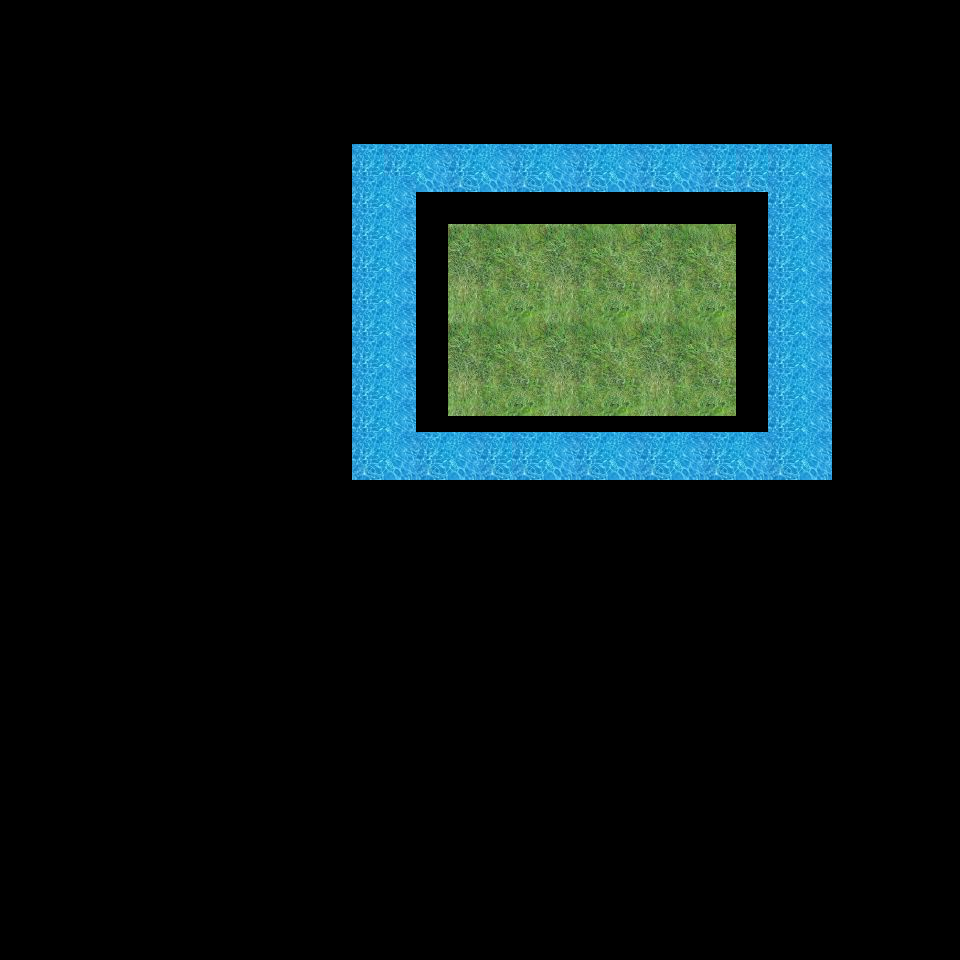

This game map was drawn from its Tiled (.tmx) file and the tilesets committed beside it. A one-line description and the full map source follow:
An orthogonal 30x30 tile map with 32x32 px tiles, 1 tile layer (Calque de Tile 1) and 6 objects (x).

<map version="1.0" tiledversion="2017.10.31" orientation="orthogonal" renderorder="right-down" width="30" height="30" tilewidth="32" tileheight="32" infinite="0" nextobjectid="1">
 <tileset firstgid="1" name="tileset2" tilewidth="96" tileheight="96" tilecount="2" columns="0">
  <grid orientation="orthogonal" width="1" height="1" />
  <tile id="2" type="test">
   <properties>
    <property name="unepropriete" type="int" value="33" />
   </properties>
   <image width="96" height="96" source="grass.jpg" />
   <objectgroup draworder="index" name="truc">
    <object id="1" name="xxx" type="x" x="21" y="15" width="35" height="17" />
    <object id="2" x="298" y="-51" />
    <object id="3" x="21" y="51" width="18" height="20">
     <ellipse />
    </object>
    <object id="4" x="47" y="-105">
     <ellipse />
    </object>
    <object id="5" x="49" y="60">
     <polygon points="0,0 19,-34 25,-21 33,-9 33,8 20,14 15,9" />
    </object>
    <object id="6" x="20" y="84">
     <polyline points="-14.4545,-11.4545 50.3636,10.9091 58.7273,-12 49.5455,-71" />
    </object>
   </objectgroup>
  </tile>
  <tile id="3" type="fff" probability="5">
   <image width="64" height="48" source="water.jpg" />
   <objectgroup draworder="index" name="titi" />
  </tile>
 </tileset>
 <layer name="Calque de Tile 1" width="30" height="30">
  <data encoding="csv">
0,0,0,0,0,0,0,0,0,0,0,0,0,0,0,0,0,0,0,0,0,0,0,0,0,0,0,0,0,0,
0,0,0,0,0,0,0,0,0,0,0,0,0,0,0,0,0,0,0,0,0,0,0,0,0,0,0,0,0,0,
0,0,0,0,0,0,0,0,0,0,0,0,0,0,0,0,0,0,0,0,0,0,0,0,0,0,0,0,0,0,
0,0,0,0,0,0,0,0,0,0,0,0,0,0,0,0,0,0,0,0,0,0,0,0,0,0,0,0,0,0,
0,0,0,0,0,0,0,0,0,0,0,0,0,0,0,0,0,0,0,0,0,0,0,0,0,0,0,0,0,0,
0,0,0,0,0,0,0,0,0,0,0,4,4,0,4,0,4,0,4,0,4,0,4,4,4,0,0,0,0,0,
0,0,0,0,0,0,0,0,0,0,0,4,0,0,0,0,0,0,0,0,0,0,0,0,4,0,0,0,0,0,
0,0,0,0,0,0,0,0,0,0,0,4,0,0,0,0,0,0,0,0,0,0,0,0,4,0,0,0,0,0,
0,0,0,0,0,0,0,0,0,0,0,4,0,0,0,0,0,0,0,0,0,0,0,0,4,0,0,0,0,0,
0,0,0,0,0,0,0,0,0,0,0,4,0,0,3,0,0,3,0,0,3,0,0,0,4,0,0,0,0,0,
0,0,0,0,0,0,0,0,0,0,0,4,0,0,0,0,0,0,0,0,0,0,0,0,4,0,0,0,0,0,
0,0,0,0,0,0,0,0,0,0,0,4,0,0,0,0,0,0,0,0,0,0,0,0,4,0,0,0,0,0,
0,0,0,0,0,0,0,0,0,0,0,4,0,0,3,0,0,3,0,0,3,0,0,0,4,0,0,0,0,0,
0,0,0,0,0,0,0,0,0,0,0,4,0,0,0,0,0,0,0,0,0,0,0,0,4,0,0,0,0,0,
0,0,0,0,0,0,0,0,0,0,0,4,0,4,0,4,4,0,4,0,4,0,4,0,4,0,0,0,0,0,
0,0,0,0,0,0,0,0,0,0,0,0,0,0,0,0,0,0,0,0,0,0,0,0,0,0,0,0,0,0,
0,0,0,0,0,0,0,0,0,0,0,0,0,0,0,0,0,0,0,0,0,0,0,0,0,0,0,0,0,0,
0,0,0,0,0,0,0,0,0,0,0,0,0,0,0,0,0,0,0,0,0,0,0,0,0,0,0,0,0,0,
0,0,0,0,0,0,0,0,0,0,0,0,0,0,0,0,0,0,0,0,0,0,0,0,0,0,0,0,0,0,
0,0,0,0,0,0,0,0,0,0,0,0,0,0,0,0,0,0,0,0,0,0,0,0,0,0,0,0,0,0,
0,0,0,0,0,0,0,0,0,0,0,0,0,0,0,0,0,0,0,0,0,0,0,0,0,0,0,0,0,0,
0,0,0,0,0,0,0,0,0,0,0,0,0,0,0,0,0,0,0,0,0,0,0,0,0,0,0,0,0,0,
0,0,0,0,0,0,0,0,0,0,0,0,0,0,0,0,0,0,0,0,0,0,0,0,0,0,0,0,0,0,
0,0,0,0,0,0,0,0,0,0,0,0,0,0,0,0,0,0,0,0,0,0,0,0,0,0,0,0,0,0,
0,0,0,0,0,0,0,0,0,0,0,0,0,0,0,0,0,0,0,0,0,0,0,0,0,0,0,0,0,0,
0,0,0,0,0,0,0,0,0,0,0,0,0,0,0,0,0,0,0,0,0,0,0,0,0,0,0,0,0,0,
0,0,0,0,0,0,0,0,0,0,0,0,0,0,0,0,0,0,0,0,0,0,0,0,0,0,0,0,0,0,
0,0,0,0,0,0,0,0,0,0,0,0,0,0,0,0,0,0,0,0,0,0,0,0,0,0,0,0,0,0,
0,0,0,0,0,0,0,0,0,0,0,0,0,0,0,0,0,0,0,0,0,0,0,0,0,0,0,0,0,0,
0,0,0,0,0,0,0,0,0,0,0,0,0,0,0,0,0,0,0,0,0,0,0,0,0,0,0,0,0,0
</data>
 </layer>
</map>
